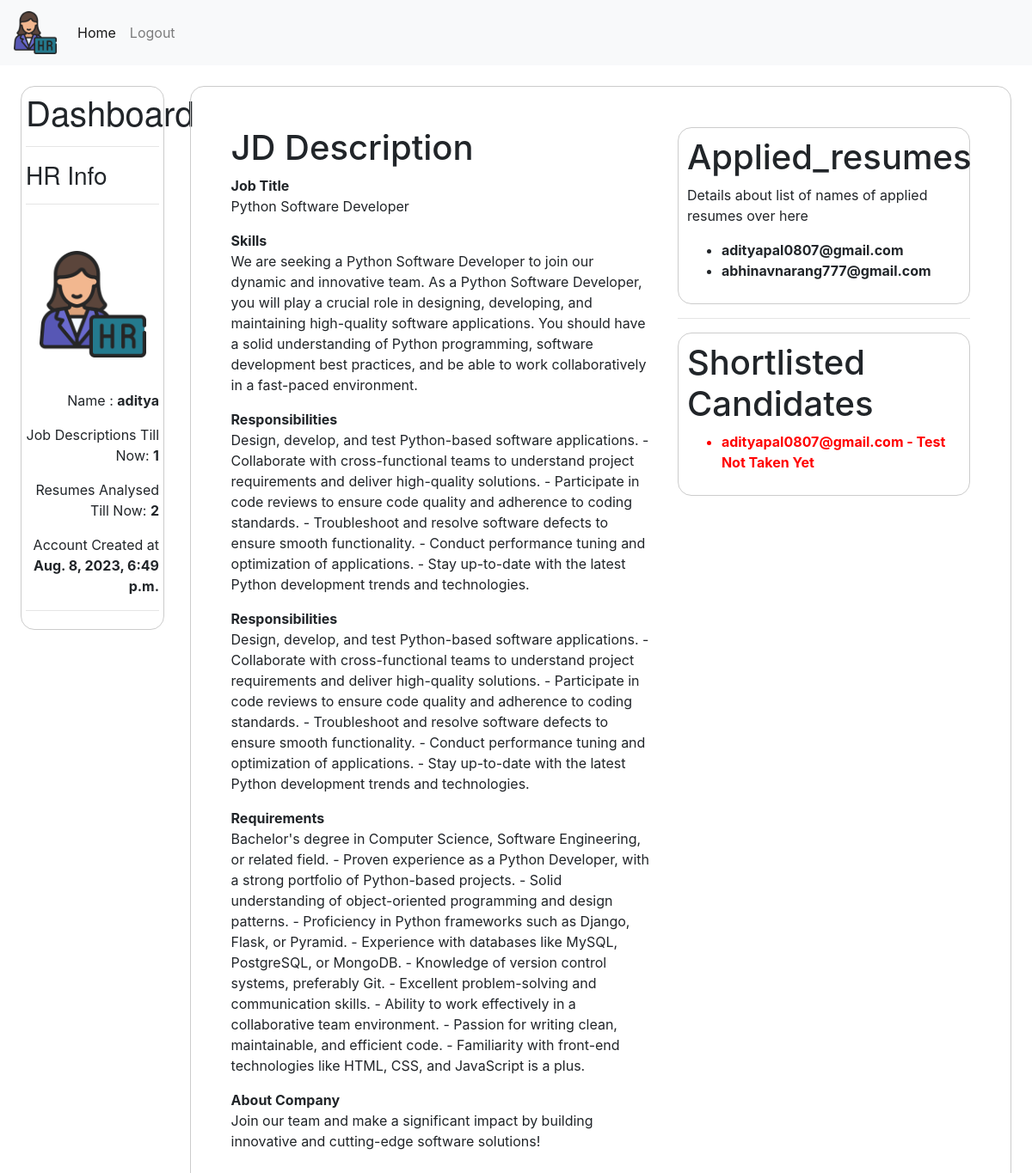
The page /JDProgress/2 (signed in) on the database as committed earlier.
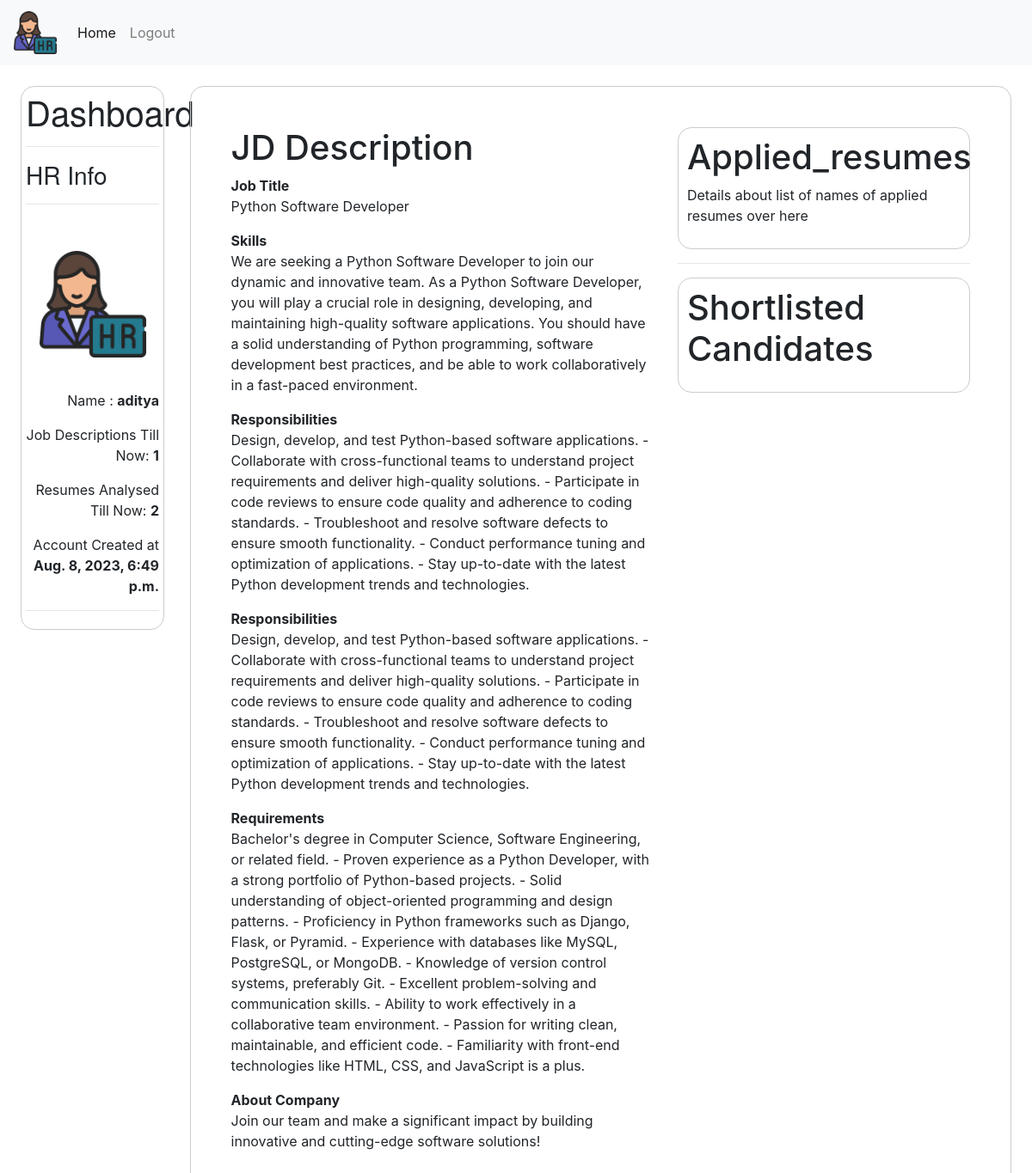
The same page on the database as committed later.
### hr/models.py (models this page shows, shortened)
class BaseFields(models.Model):
    created_at = models.DateTimeField(auto_now_add=True)
    updated_at = models.DateTimeField(auto_now=True)
    class Meta:
        abstract = True

class Applied_resume(BaseFields):
    jd_id= models.ForeignKey(Job_Description, on_delete=models.CASCADE,related_name='jd_id')
    applicant_email= models.EmailField(null=True, blank=True)
    resume_score= models.FloatField(null=True, blank=True)
    resume_rank= models.IntegerField(null=True, blank=True)
    resume_level= models.CharField(max_length=100, choices=CHOICES_LEVEL)
    resume_summary= models.TextField(max_length=2000)
    resume_rank_reason= models.TextField(max_length= 1000, null= True, blank=True)
    resume_selected=models.BooleanField(default=False)

class TEST_CREDENTIALS(BaseFields):
    candidate_id = models.ForeignKey(User,on_delete=models.CASCADE,related_name='candidate_id')
    resume_id = models.ForeignKey(Applied_resume,on_delete=models.CASCADE,related_name='applied_resume')
    test_taken = models.BooleanField(default=False)
    test_score = models.FloatField(null=True, blank=True)
    audio_question = models.TextField(null=True,blank=True)
    response = models.TextField(null=True,blank=True)
    response_score = models.IntegerField(null=True,blank=True)

### hr/views.py (the view)
# urls.py: path('JDProgress/<str:jd_id>',views.JD_Progress,name='jd_progress'),
def JD_Progress(request,jd_id):
    jd = Job_Description.objects.get(id=jd_id,hr_id=request.user)
    applied_resumes = Applied_resume.objects.filter(jd_id=jd).all()
    test_update = []
    for resume in applied_resumes:
        try:
            obj = TEST_CREDENTIALS.objects.get(resume_id=resume)
            test_update += [obj]
        except:
            continue
    return render(request,'hr/jd_progress.html',{
        'jd':jd,
        'applied_resumes' : applied_resumes,
        'test_updates':test_update
    })

### hr/templates/hr/jd_progress.html
{% extends 'hr/layout.html' %}
{%block body%}
    <div class="container-fluid">
        <div class="row">
            <div class="col-md-7">
                <h1>JD Description</h1>
                <b>Job Title</b>
                <p>{{jd.jd_title}}</p>
                <b>Skills</b>
                <p>{{jd.job_description.skills}}</p>
                <b>Responsibilities</b>
                <p>{{jd.job_description.responsibilities}}</p>
                <b>Responsibilities</b>
                <p>{{jd.job_description.responsibilities}}</p>
                <b>Requirements</b>
                <p>{{jd.job_description.requirements}}</p>
                <b>About Company</b>
                <p>{{jd.job_description.about_company}}</p>
            </div>
            <div class="col-md-5">
                <div class="welcome">
                    <h1>Applied_resumes</h1>
                <p>Details about list of names of applied resumes over here</p>
                <ul>
                    {% for a in applied_resumes %}
                    <li><b>{{a.applicant_email}}</b></li>
                    {% endfor %}
                </ul>
                </div>
                <hr>
                <div class="welcome">
                    <h1>Shortlisted Candidates</h1>
                    <ul>
                        {% for a in test_updates %}
                        {% if a.test_taken %}
                        <li><h5>{{ a.resume_id.applicant_email }}</h5></li>
                        <ul>
                            <li>TEST STATUS - {{ a.test_taken }}</li>
                            <li>MCQ's Score - {{ a.test_score }} / 10</li>
                            <li>Situtation Score - {{ a.response_score }} / 10</li>
                        </ul>
                        {% else %}
                            <li style="color: red;"><b>{{ a.resume_id.applicant_email }} - Test Not Taken Yet</b></li>
                        {% endif %}
                    {% endfor %}
                </ul>
                </div>
            </div>
        </div>
    </div>
{%endblock%}

Rows that differ between the two databases and show on the page:
removed Applied_resume: applicant_email "adityapal0807@gmail.com"
removed Applied_resume: applicant_email "abhinavnarang777@gmail.com"
removed TEST_CREDENTIALS: resume_id.applicant_email "adityapal0807@gmail.com"
